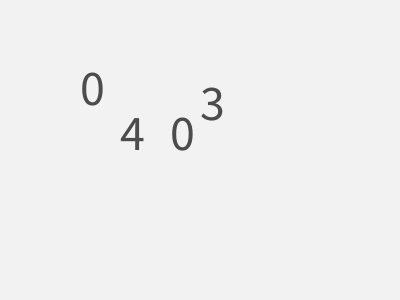
Frame 1 (no input)
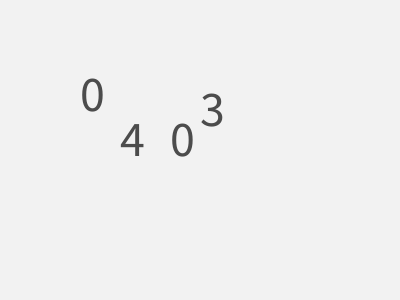
Frame 60 (the mouse pressed at the canvas centre just before this capture)
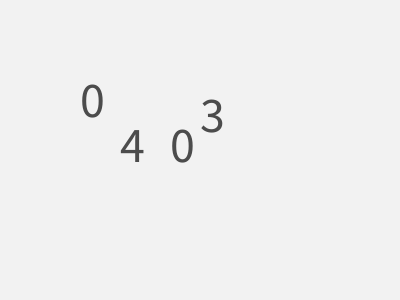
Frame 120 (the mouse held since frame 60 and released just before this capture)

The Processing sketch that drew these frames (run headless with seeded random() and noise(); from frame 60 on, the mouse is pressed at the canvas centre):

// Processing sketch: processing_20138
// ── processing_20138.pde

Hour1 ho1;
Hour2 ho2;
Minute1 mi1;
Minute2 mi2;



void setup(){
  size(400, 300);
  colorMode(HSB,100);
  background(95);
  textSize(50);

  ho1 = new Hour1(80, height/2 - 45, 0.1);
    ho2 = new Hour2(120, height/2, 0.1);
  mi1 = new Minute1(170, height/2, 0.1);
  mi2 = new Minute2(200, height/2 - 30, 0.1);


}

void draw(){
  noStroke();
  fill(95);
  rect(0, 0, width, height);



  ho1.move();
  ho1.display();

    ho2.move();
  ho2.display();

  mi1.move();
  mi1.display();

 mi2.move();
  mi2.display();
}


class Hour1{
  float x, y, sp;

  Hour1(float _x, float _y, float _sp){
    x = _x;
    y = _y;
    sp = _sp;
  }

  void move(){
    y += sp;
    if (y > height/2 + 90) y =  height/2;
  }


  void display(){
    int h = hour();
    fill(30);
    
    if(h > 19 && h < 24){
      text(2, x, y);
    }else     if(h > 9 && h < 20){
      text(1, x, y);
    }
    else{
      text(0, x, y);
    }


  }
}



class Hour2{
  float x, y, sp;

  Hour2(float _x, float _y, float _sp){
    x = _x;
    y = _y;
    sp = _sp;
  }

  void move(){
    y += sp;
    if (y > height/2 + 90) y = height/2;
  }


  void display(){
    int h = hour();
    fill(30);
    if(h > 19 && h < 24){
      text(h - 20, x, y);
    }else  if(h > 9 && h < 20){
      text(h - 10, x, y);
    }
    else{
      text(h, x, y);
    }


  }
}




class Minute1{
  float x, y, sp;

  Minute1(float _x, float _y, float _sp){
    x = _x;
    y = _y;
    sp = _sp;
  }

  void move(){
    y += sp;
    if (y > height/2 + 60) y = height/2;
  }


  void display(){
    int m = minute();
    fill(30);

    if(m > 49 && m < 60){
      text(5, x, y);
    }
    else     if(m > 39 && m < 50){
      text(4, x, y);
    }
    else      if(m > 29 && m < 40){
      text(3, x, y);
    }
    else      if(m > 19 && m < 30){
      text(2, x, y);
    }
    else     if(m > 9 && m < 20){
      text(1, x, y);
    }
    else{
      text(0, x, y);
    }

  }
}


class Minute2{
  float x, y, sp;

  Minute2(float _x, float _y, float _sp){
    x = _x;
    y = _y;
    sp = _sp;
  }
  
    void move(){
   y += sp;
   if (y > height/2 + 60) y =  height/2;
  }

  void display(){
    int m = minute();
    String t =  nf(m,2);
    fill(30);
    
    if(m > 49 && m < 60){
      text(m - 50, x, y);
    }else     if(m > 39 && m < 50){
      text(m - 40, x, y);
    }
    else      if(m > 29 && m < 40){
      text(m - 30, x, y);
    }else      if(m > 19 && m < 30){
      text(m - 20, x, y);
    }else     if(m > 9 && m < 20){
      text(m - 10, x, y);
    }
    else{
      text(m, x, y);
    }
  }

}


                
